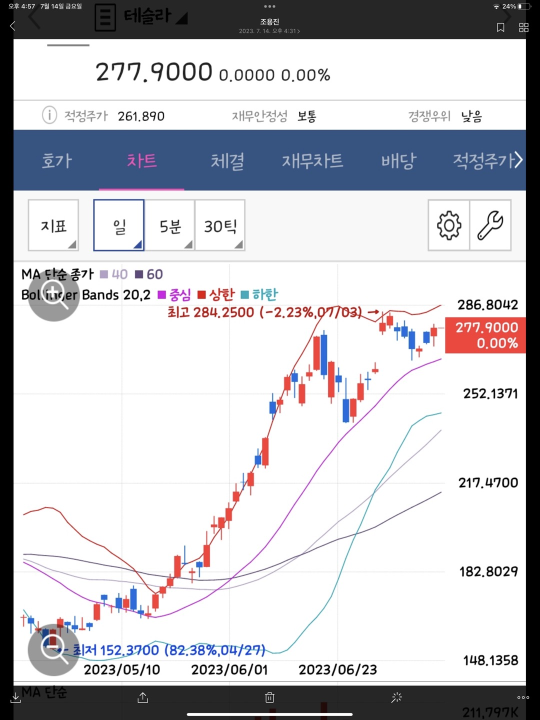
#> input picture Open_CV_Project_stock/chart.jpeg, 1079 x 1440 px (shown at 1/2 size)
$ jupyter execute '차트에서 데이터프레임 생성하기 시도 2.ipynb'
#> lines starting #> are read from the running program, lines starting #| are printed output that depends on the picture; after the words box and inside, x2 and y2 are one past the last pixel; in counts of white or black regions, pixels touching at a corner belong together
[cell 1]
import cv2
import numpy as np

# 이미지 불러오기
img = cv2.imread('chart.jpeg')
#> img is the input picture: shape (1440, 1079, 3); mean B, G, R 202, 197.6, 197.7

# BGR 이미지를 HSV 이미지로 변환
hsv = cv2.cvtColor(img, cv2.COLOR_BGR2HSV)
#> hsv: shape (1440, 1079, 3); mean H, S, V 19.8, 16.8, 204.7

# HSV 값 범위를 정의하여 빨간색을 탐지 (Hue 값은 색상환에 따라 달라질 수 있음)
lower_red = np.array([0,120,70])
upper_red = np.array([10,255,255])

# HSV 이미지에서 빨간색만 추출하기 위한 임계값 설정
mask = cv2.inRange(hsv, lower_red, upper_red)
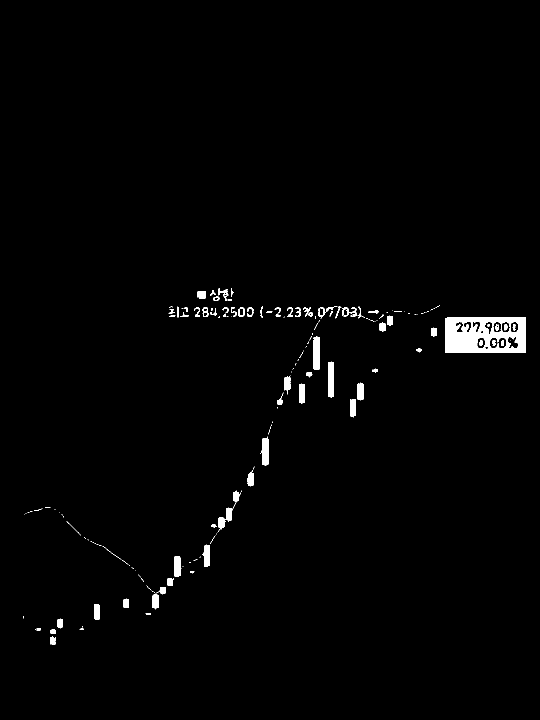
#> mask: shape (1440, 1079) (shown at 1/2 size); 1.4% white; 172 white regions (94 under 20 px), largest, box (x1, y1, x2, y2) and area: (891, 635, 1052, 706) 8732, (627, 673, 639, 740) 780, (657, 723, 668, 796) 775

# 비트 연산자를 사용하여 빨간색만 있는 부분을 표시
res = cv2.bitwise_and(img, img, mask=mask)

# 결과 이미지 표시
cv2.imshow('image', img)
cv2.imshow('mask', mask)
cv2.imshow('res', res)

cv2.waitKey(0)
cv2.destroyAllWindows()

## HSV 이용하는 방법

[cell 2]
import cv2
import numpy as np

# 이미지 불러오기
img = cv2.imread('chart.jpeg')

# BGR 이미지를 HSV 이미지로 변환
hsv = cv2.cvtColor(img, cv2.COLOR_BGR2HSV)

# HSV 값 범위를 정의하여 빨간색을 탐지
lower_red = np.array([0,120,70])
upper_red = np.array([10,255,255])

# HSV 이미지에서 빨간색만 추출하기 위한 임계값 설정
mask_red = cv2.inRange(hsv, lower_red, upper_red)

# HSV 값 범위를 정의하여 파란색을 탐지
lower_blue = np.array([110,50,50])
upper_blue = np.array([130,255,255])

# HSV 이미지에서 파란색만 추출하기 위한 임계값 설정
mask_blue = cv2.inRange(hsv, lower_blue, upper_blue)
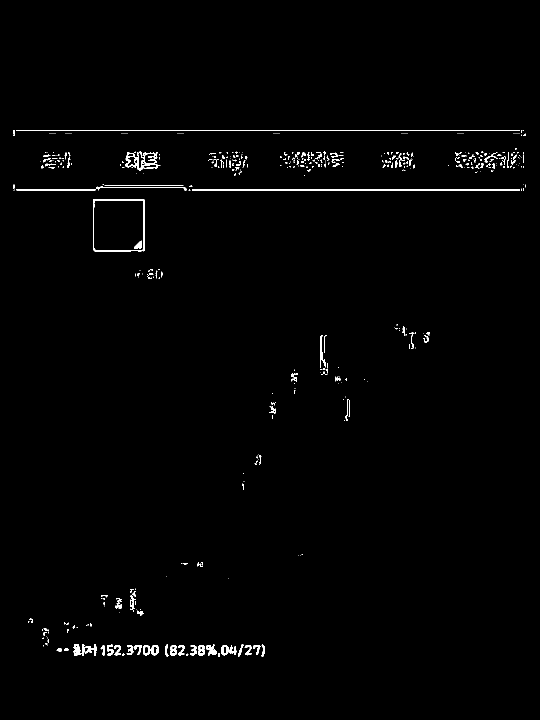
#> mask_blue: shape (1440, 1079) (shown at 1/2 size); 1.1% white; 520 white regions (398 under 20 px), largest, box (x1, y1, x2, y2) and area: (33, 260, 1040, 262) 2013, (384, 378, 1040, 381) 1966, (186, 398, 289, 503) 1110

# 빨간색과 파란색 마스크 병합
mask = cv2.bitwise_or(mask_red, mask_blue)
#> mask: shape (1440, 1079); 2.4% white; 692 white regions (492 under 20 px), largest, box (x1, y1, x2, y2) and area: (891, 635, 1052, 706) 8732, (33, 260, 1040, 262) 2013, (384, 378, 1040, 381) 1966

# 비트 연산자를 사용하여 빨간색과 파란색만 있는 부분을 표시
res = cv2.bitwise_and(img, img, mask=mask)
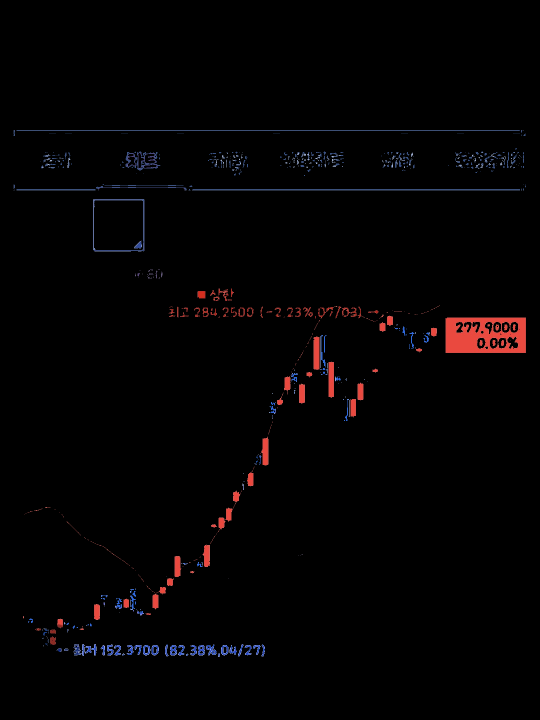
#> res: shape (1440, 1079, 3) (shown at 1/2 size); mean B, G, R 2.5, 2, 3.7

# 결과 이미지 표시
cv2.imshow('image', img)
cv2.imshow('mask', mask)
cv2.imshow('res', res)

cv2.waitKey(0)
cv2.destroyAllWindows()

## 마우스 콜백함수

[cell 3]
import cv2
import numpy as np

# 마우스 콜백 함수 정의
def get_pixel_value(event, x, y, flags, param):
    if event == cv2.EVENT_LBUTTONDOWN: # 왼쪽 버튼이 눌린 경우
        colors = img[y, x] # 해당 픽셀의 BGR 값을 가져옴
        print(f'BGR Value at ({x}, {y}): {colors}')

# 이미지 불러오기
img = cv2.imread('chart.jpeg')

# 콜백 함수 설정
cv2.namedWindow('image')
cv2.setMouseCallback('image', get_pixel_value)

while(1):
    cv2.imshow('image', img)
    if cv2.waitKey(20) & 0xFF == 27: # ESC 키를 누르면 종료
#> (key Esc is pressed here)
        break

cv2.destroyAllWindows()

### img[y, x]의 순서는 img[x, y]가 아닌 img[y, x]입니다.
- BGR Value at (636, 727): [ 63  74 232] : 빨강
- BGR Value at (634, 715): [ 62  73 235]
- BGR Value at (649, 721): [218 108  50] : 파랑
- BGR Value at (691, 811): [216 106  46]
- BGR Value at (754, 807): [165  93 153] : 이평선 자주색

## RGB 이용하는 방법

[cell 4]
import cv2
import numpy as np

# 이미지 불러오기
img = cv2.imread('chart.jpeg')

# RGB 값 범위를 정의하여 빨간색을 탐지
lower_red = np.array([30,40,200])
upper_red = np.array([90,100,250])

# RGB 이미지에서 빨간색만 추출하기 위한 임계값 설정
mask = cv2.inRange(img, lower_red, upper_red)
#> mask: shape (1440, 1079); 1% white; 59 white regions (23 under 20 px), largest, box (x1, y1, x2, y2) and area: (891, 635, 1051, 706) 8216, (657, 724, 668, 794) 758, (628, 674, 639, 740) 708

# 비트 연산자를 사용하여 빨간색만 있는 부분을 표시
res = cv2.bitwise_and(img, img, mask=mask)

# 결과 이미지 표시
cv2.imshow('image', img)
cv2.imshow('mask', mask)
cv2.imshow('res', res)

cv2.waitKey(0)
cv2.destroyAllWindows()

[cell 5]
import cv2
import numpy as np

# 이미지 불러오기
img = cv2.imread('chart.jpeg')

# RGB 값 범위를 정의하여 빨간색을 탐지
lower_red = np.array([30,40,200])
upper_red = np.array([90,100,250])

# RGB 값 범위를 정의하여 파란색을 탐지
lower_blue = np.array([200, 90, 35])
upper_blue = np.array([230, 120, 60])

# RGB 이미지에서 빨간색과 파란색만 추출하기 위한 임계값 설정
mask_red = cv2.inRange(img, lower_red, upper_red)
mask_blue = cv2.inRange(img, lower_blue, upper_blue)
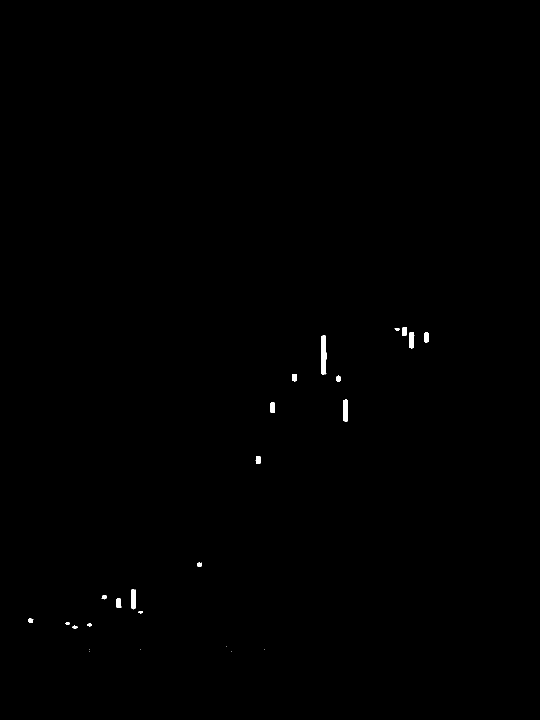
#> mask_blue: shape (1440, 1079) (shown at 1/2 size); 0.21% white; 25 white regions (6 under 20 px), largest, box (x1, y1, x2, y2) and area: (643, 671, 653, 749) 711, (687, 799, 696, 843) 388, (262, 1178, 272, 1219) 373

# 빨간색과 파란색 마스크 병합
mask = cv2.bitwise_or(mask_red, mask_blue)
#> mask: shape (1440, 1079); 1.2% white; 84 white regions (29 under 20 px), largest, box (x1, y1, x2, y2) and area: (891, 635, 1051, 706) 8216, (657, 724, 668, 794) 758, (643, 671, 653, 749) 711

# 비트 연산자를 사용하여 빨간색과 파란색만 있는 부분을 표시
res = cv2.bitwise_and(img, img, mask=mask)

# 결과 이미지 표시
cv2.imshow('image', img)
cv2.imshow('mask', mask)
cv2.imshow('res', res)

cv2.waitKey(0)
cv2.destroyAllWindows()

### 필요한 요소들을 모두 추출해보자

[cell 6]
import cv2
import numpy as np

# 이미지 불러오기
img = cv2.imread('chart.jpeg')

# RGB 값 범위를 정의하여 빨간색을 탐지
lower_red = np.array([30,40,200])
upper_red = np.array([90,100,250])

# RGB 값 범위를 정의하여 파란색을 탐지
lower_blue = np.array([200, 85, 30])
upper_blue = np.array([230, 125, 70])

# RGB 값 범위를 정의하여 중심선을 탐지(초록)
lower_green = np.array([130, 60, 120])
upper_green = np.array([200, 130, 190])

# RGB 값 범위를 정의하여 하한선을 탐지
lower_yellow = np.array([140, 135, 80])
upper_yellow = np.array([190, 185, 130])

# RGB 값 범위를 정의하여 상한선을 탐지
lower_purple = np.array([70, 80, 150])
upper_purple = np.array([130, 140, 210])

# RGB 이미지에서 각 색상을 추출하기 위한 임계값 설정
mask_red = cv2.inRange(img, lower_red, upper_red)
mask_blue = cv2.inRange(img, lower_blue, upper_blue)
#> mask_blue: shape (1440, 1079); 0.21% white; 60 white regions (41 under 20 px), largest, box (x1, y1, x2, y2) and area: (643, 671, 653, 749) 711, (687, 798, 696, 843) 389, (262, 1178, 273, 1219) 375
mask_green = cv2.inRange(img, lower_green, upper_green)
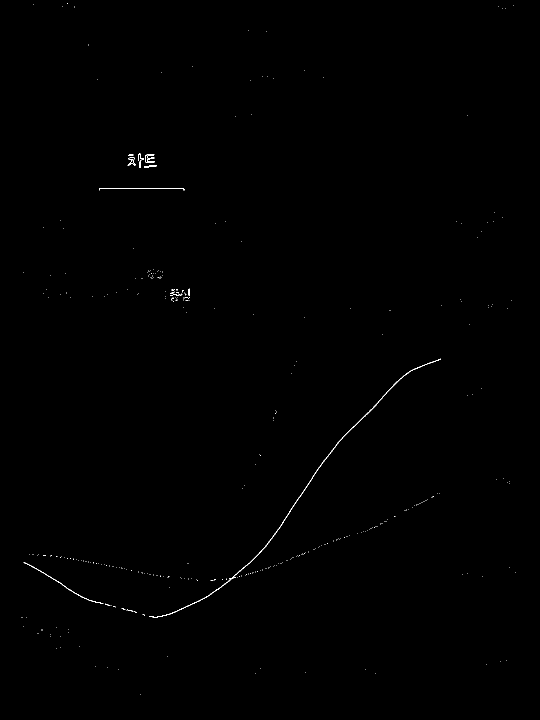
#> mask_green: shape (1440, 1079) (shown at 1/2 size); 0.18% white in thin lines or dots, all inside (x1, y1, x2, y2) = (43, 7, 1031, 1390)
mask_yellow = cv2.inRange(img, lower_yellow, upper_yellow)
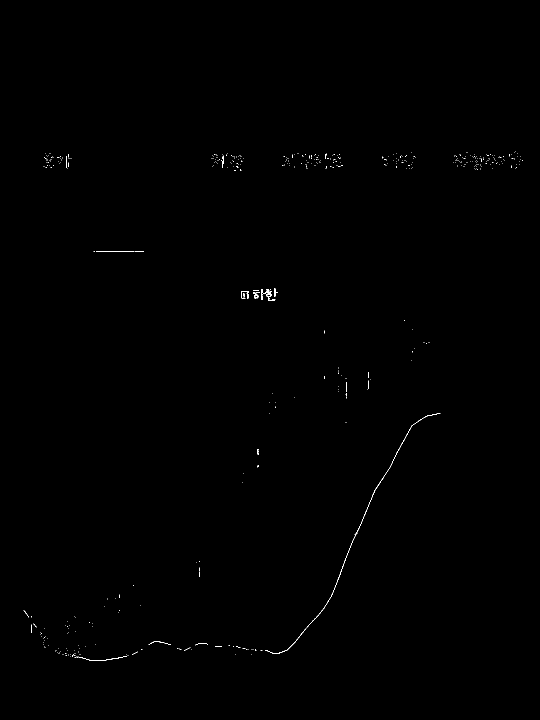
#> mask_yellow: shape (1440, 1079) (shown at 1/2 size); 0.16% white in thin lines or dots, all inside (x1, y1, x2, y2) = (47, 302, 1046, 1322)
mask_purple = cv2.inRange(img, lower_purple, upper_purple)
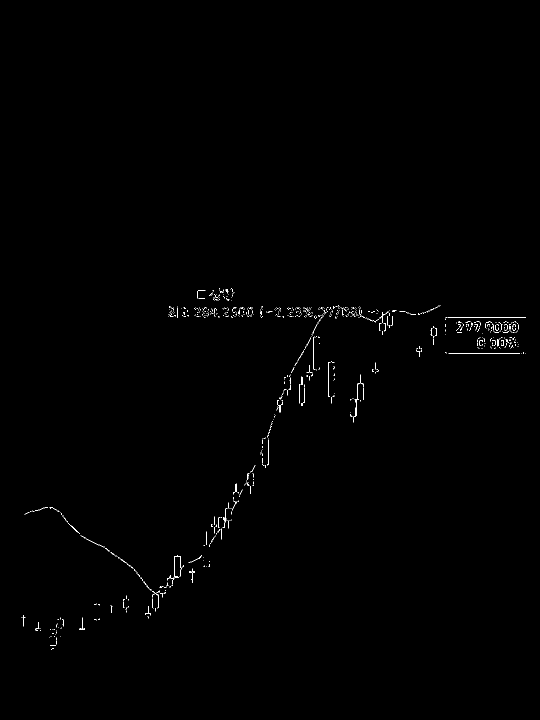
#> mask_purple: shape (1440, 1079) (shown at 1/2 size); 0.32% white in thin lines or dots, all inside (x1, y1, x2, y2) = (42, 576, 1052, 1299)

# 모든 색상 마스크 병합
mask = cv2.bitwise_or(mask_red, mask_blue)
mask = cv2.bitwise_or(mask, mask_green)
#> mask: shape (1440, 1079); 1.4% white; 485 white regions (421 under 20 px), largest, box (x1, y1, x2, y2) and area: (891, 635, 1051, 706) 8216, (298, 717, 882, 1235) 1210, (657, 724, 668, 794) 758
mask = cv2.bitwise_or(mask, mask_yellow)
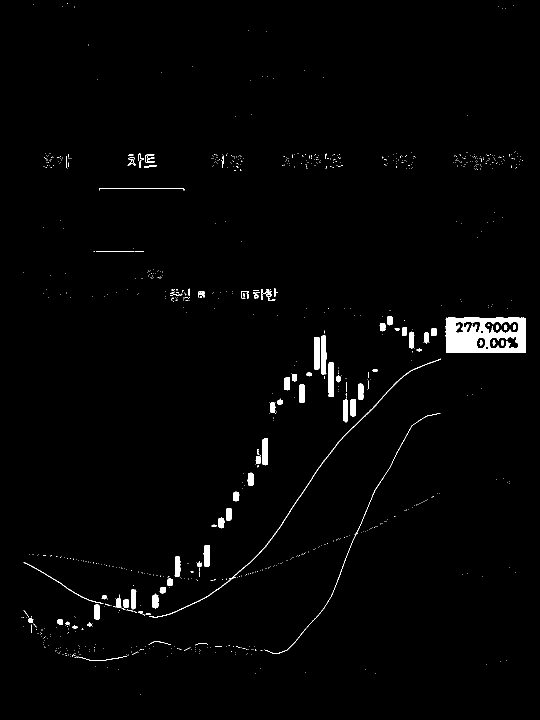
#> mask: shape (1440, 1079) (shown at 1/2 size); 1.6% white; 933 white regions (854 under 20 px), largest, box (x1, y1, x2, y2) and area: (891, 635, 1051, 706) 8216, (298, 717, 882, 1235) 1210, (657, 724, 668, 794) 758
mask = cv2.bitwise_or(mask, mask_purple)
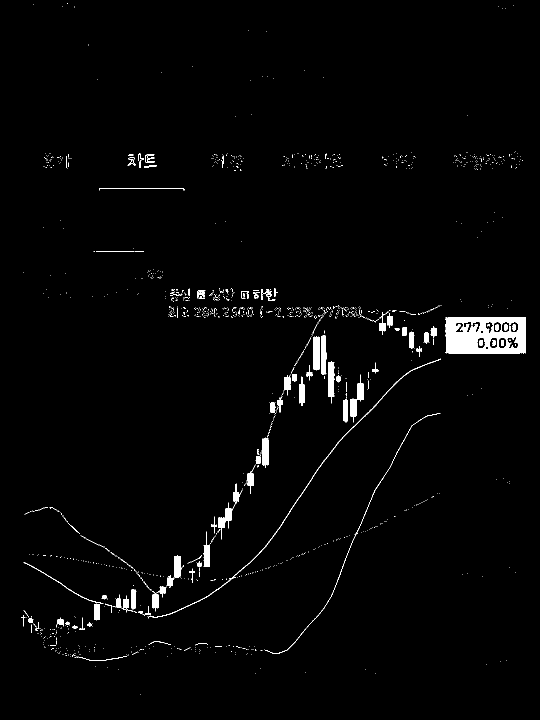
#> mask: shape (1440, 1079) (shown at 1/2 size); 1.8% white; 1520 white regions (1434 under 20 px), largest, box (x1, y1, x2, y2) and area: (891, 635, 1052, 707) 8748, (298, 717, 882, 1235) 1210, (656, 722, 669, 807) 866

# 비트 연산자를 사용하여 해당 색상들만 있는 부분을 표시
res = cv2.bitwise_and(img, img, mask=mask)
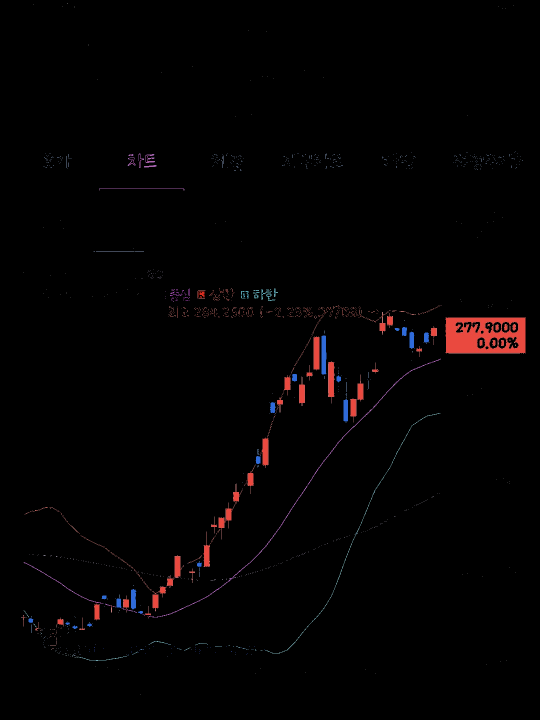
#> res: shape (1440, 1079, 3) (shown at 1/2 size); mean B, G, R 2, 1.7, 3.4

# 결과 이미지 표시
cv2.imshow('image', img)
cv2.imshow('mask', mask)
cv2.imshow('res', res)

cv2.waitKey(0)
cv2.destroyAllWindows()
